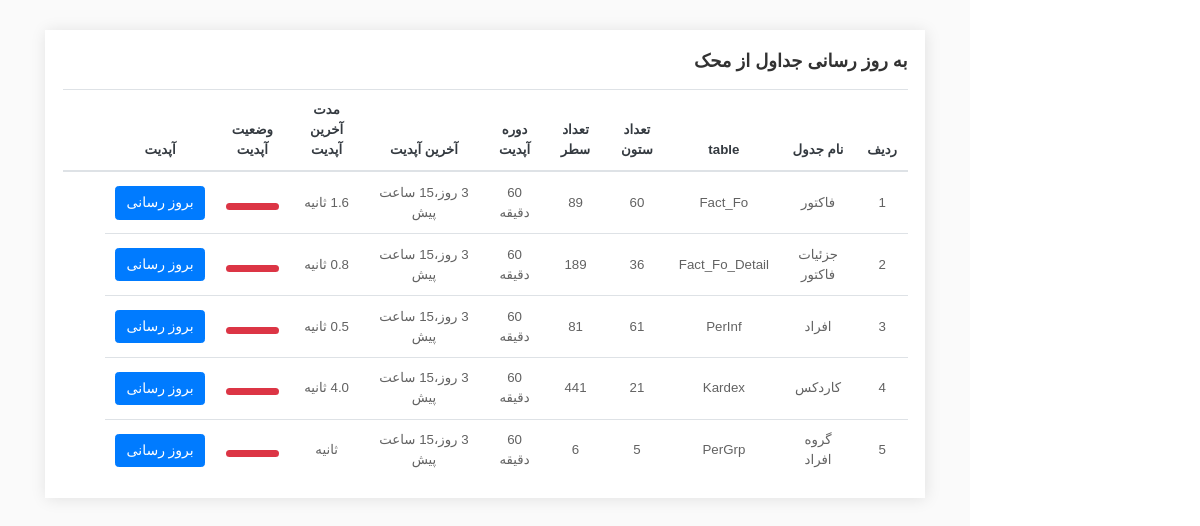
Page /updatedb on the earlier database version.
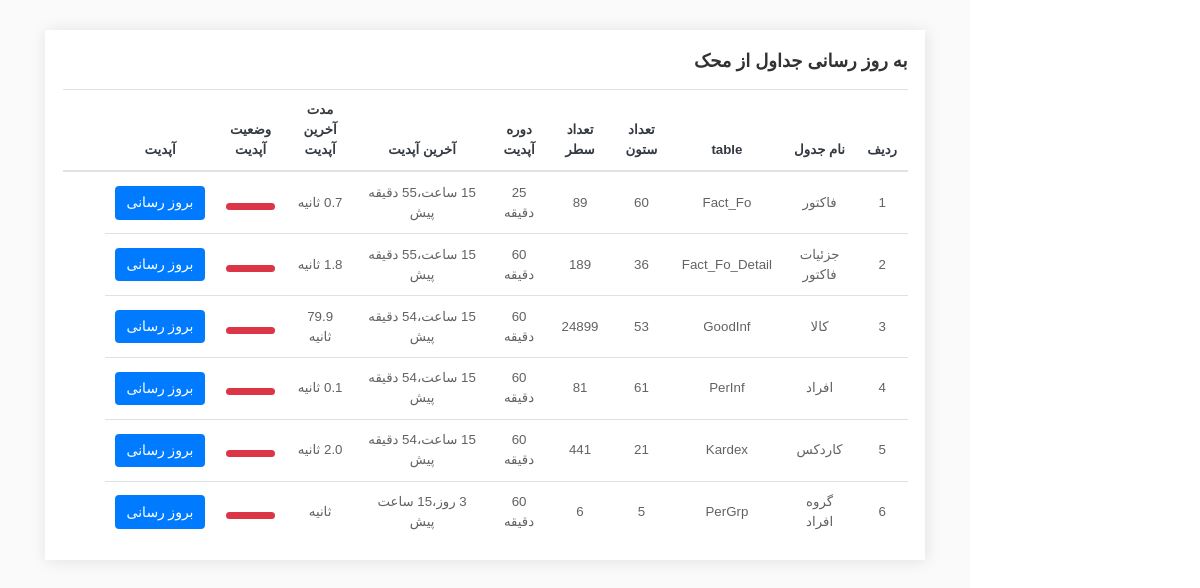
Same page on the later database version.
### mahakupdate/models.py (models this page shows, shortened)
class Mtables(models.Model):
    in_use = models.BooleanField(default=False, verbose_name='در حال استفاده است')
    none_use = models.BooleanField(default=False, verbose_name=' بدون استفاده')
    name = models.CharField(blank = True,null = True,max_length=150, verbose_name='نام جدول')
    description = models.CharField(blank = True,null = True,max_length=150, verbose_name='توضیح')
    row_count = models.IntegerField(blank = True,null = True,default=0, verbose_name='تعداد ردیف ها')
    cloumn_count = models.IntegerField(blank = True,null = True,default=0, verbose_name='تعداد ستون ها')
    last_update_time = models.DateTimeField(default=timezone.now, blank=True, null=True, verbose_name='آخرین آپدیت')
    update_period = models.IntegerField(default=60, blank=True, null=True, verbose_name='بازه به‌روزرسانی (دقیقه)')
    update_duration = models.FloatField(blank=True, null=True, verbose_name='مدت زمان به‌روزرسانی (ثانیه)')
    class Meta:
        verbose_name = 'جدول محک'
        verbose_name_plural = 'جداول محک'

### mahakupdate/views.py (the view)
# urls.py: path('updatedb', Updatedb, name="updatedb"),
def Updatedb(request):
    ff = Kardex.objects.filter(code_kala=58692)
    print(ff)
    for f in ff:
        print(f.pdate, f.stock, f.radif)
    tables = Mtables.objects.filter(in_use=True)
    for t in tables:
        tsinse = (timezone.now() - t.last_update_time).total_seconds() / 60
        if tsinse / t.update_period >= 1:
            t.progress_bar_width = 100
            t.progress_class = 'skill2-bar bg-danger'
        elif tsinse / t.update_period < 0.4:
            t.progress_class = 'skill2-bar bg-success'
            t.progress_bar_width = tsinse / t.update_period * 100
        elif tsinse / t.update_period < 0.9:
            t.progress_bar_width = tsinse / t.update_period * 100
            t.progress_class = 'skill2-bar bg-warning'
        elif tsinse / t.update_period < 1:
            t.progress_bar_width = tsinse / t.update_period * 100
            t.progress_class = 'skill2-bar bg-danger'
        if t.name == 'Fact_Fo':
            t.url1 = 'update/factor'
        if t.name == 'GoodInf':
            t.url1 = 'update/kala'
        if t.name == 'Fact_Fo_Detail':
            t.url1 = 'update/factor-detail'
        if t.name == 'Kardex':
            t.url1 = 'update/kardex'
        if t.name == 'PerInf':
            t.url1 = 'update/person'
    context = {
        'title': 'صفحه آپدیت جداول',
        'tables': tables
    }
    return render(request, 'updatepage.html', context)

### mahakupdate/models.py (called while the page is built)
    def __str__(self):
        return str(self.pdate)  # تصحیح به str

### mahakupdate/templates/updatepage.html (shortened to what this page needs)
{% extends 'shared/_MainLayout.html' %}
{% load humanize %}
{% load static %}
{% block content %}
    <div class="content-wrapper">
<div class="col-xl-12 mb-30">
           <div class="card card-statistics h-100">
           <div class="card-body">
             <h5 class="card-title pb-0 border-0">به روز رسانی جداول از محک </h5>
              <div class="btn-group info-drop">
                <button type="button" class="dropdown-toggle-split text-muted" data-toggle="dropdown" aria-haspopup="true" aria-expanded="false"><i class="ti-more"></i></button>
              </div>
              <div class="table-responsive">
              <table class="table center-aligned-table mb-0 text-center">
                <thead>
                  <tr class="text-dark">
                    <th>ردیف</th>
                      <th>نام جدول</th>
                      <th>table</th>
                    <th>تعداد ستون</th>
                    <th>تعداد سطر</th>
                    <th>دوره آپدیت</th>
                    <th>آخرین آپدیت</th>
                      <th>مدت آخرین آپدیت</th>
                      <th>وضعیت آپدیت</th>
                    <th>آپدیت</th>
                    <th></th>
                    <th></th>
                  </tr>
                </thead>
                <tbody>
                  {% for t in tables %}
                      <tr>
                      <td>{{ forloop.counter }}</td>
                          <td>{{ t.description }}</td>
                          <td>{{ t.name }}</td>
                      <td>{{ t.cloumn_count }}</td>
                      <td>{{ t.row_count }}</td>
                      <td>{{ t.update_period }} دقیقه </td>
                      <td>{{ t.last_update_time|timesince }} پیش </td>
                      <td>{{ t.update_duration|floatformat:1 }} ثانیه </td>
                          <td>
                      <div class="progress progress-small mt-2">
                            <div class="skill2-bar {{ t.progress_class }}"
                                 role="progressbar"
                                 style="width: {{ t.progress_bar_width }}%"
                                 aria-valuenow="{{ t.progress_bar_width }}"
                                 aria-valuemin="0"
                                 aria-valuemax="100"></div>
                        </div>
                    </td>
                      <td><a href="{{ t.url1 }}"><button type="button" class="btn btn-primary">بروز رسانی</button></a></td>
                      </tr>
        {% endfor %}
                </tbody>
              </table>
            </div>
            </div>
          </div>
        </div>
    </div>
{% endblock %}

Differences in the rows shown:
changed Mtables "فاکتور": update_period "60" → "25"; last_update_time "3 روز،15 ساعت" → "15 ساعت،55 دقیقه"; update_duration (not shown) → "0.7"
changed Mtables "جزئیات فاکتور": last_update_time "3 روز،15 ساعت" → "15 ساعت،55 دقیقه"
now on this page (row edited): Mtables: description "کالا", name "GoodInf", cloumn_count "53", row_count "24899", update_period "60", last_update_time "15 ساعت،54 دقیقه", update_duration "79.9", {{ t.progress_bar_width }} 100 (drawn)
changed Mtables "افراد": last_update_time "3 روز،15 ساعت" → "15 ساعت،54 دقیقه"; update_duration (not shown) → "0.1"
changed Mtables "کاردکس": last_update_time "3 روز،15 ساعت" → "15 ساعت،54 دقیقه"; update_duration "4.0" → "2.0"
